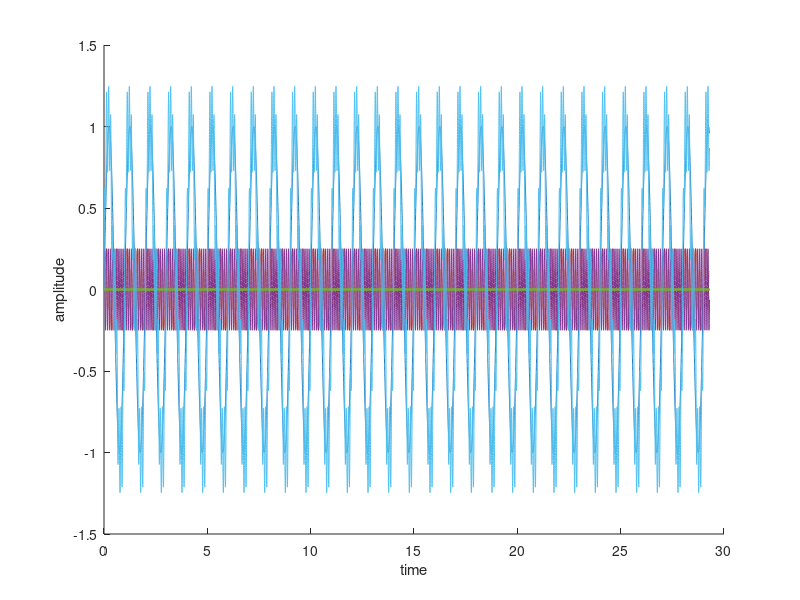

MATLAB code for this plot: (Note: this script raises an error after producing the figure.)
%% Plot LFPTTRaw timeseries data (contact 0, epoch 1)

Fs=1024;
T=1/Fs;
N=30000;
t1=(0:N-1)/Fs;
Signal1=sin(1*2*pi*t1);
Signal2=0.25*sin(2*2*pi*t1);
Signal4=0.125*sin(4*2*pi*t1);
Signal10=0.25*sin(10*2*pi*t1);
Signal50=0.005*sin(50*2*pi*t1);

temp_epoch = Signal1+Signal2+Signal4+Signal10+Signal50;

 figure   
 hold on;
 plot(t1,Signal1)
 plot(t1,Signal2)
 plot(t1,Signal4)
 plot(t1,Signal10)
 plot(t1,Signal50)
 plot(t1,temp_epoch)
 xlabel('time')
 ylabel('amplitude')


    temp_hp = highpass(temp_epoch,0.5,Fs); % filter out everything below 0.5 Hz (0.1 or 0.5 Hz - gets rid of large mag)

    % pspectrum --> power, freq
    [power, freq] = pspectrum(temp_hp,Fs,"FrequencyLimits",[0 80]);
    % convert pwr to decibels -->  10*log(10)
    power_decibel = 10*log10(power);
    smooth_power = smoothdata(power_decibel,'movmean',30);

figure
plot(freq,smooth_power)
xlabel('freq')
ylabel('power')

figure
plot(1:30720,LFPTTRaw.("0"){1})
xlabel('samples over time')
ylabel('voltage changes')
% freq = 1/period
% power = 